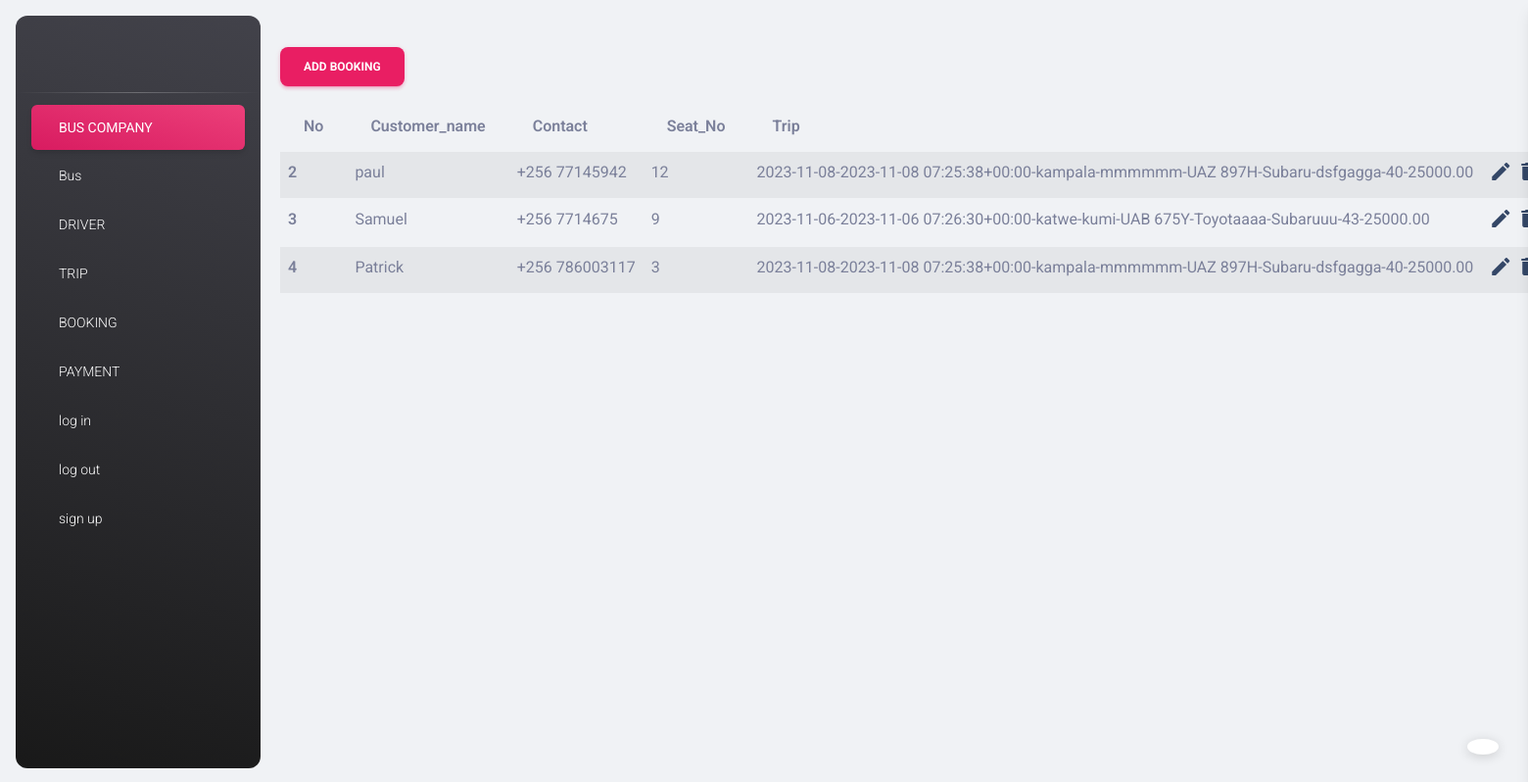
The app's page /add_booking (signed in) with its own data.
### my_app/models.py (models this page shows, shortened)
class Booking(models.Model):
    customer_name = models.CharField(max_length = 27)
    contact = models.CharField(max_length = 15)
    seat_no = models.IntegerField()
    trip = models.ForeignKey(Trip, on_delete = models.CASCADE)

class Trip(models.Model):
    trip_date = models.DateField(auto_now = False)
    departure_time = models.DateTimeField(auto_now=False)
    departure_place = models.CharField(max_length = 22)
    destination = models.CharField(max_length = 22)
    bus = models.ForeignKey(Bus, on_delete = models.CASCADE)
    amount = amount = models.DecimalField(default=True, max_digits=10, decimal_places=2)
    def __str__(self):
        return f"{self.trip_date}-{self.departure_time}-{self.departure_place}-{self.destination}-{self.bus}-{self.amount}"

class Bus(models.Model):
    plate_no = models.CharField(max_length = 40)
    model = models.CharField(max_length =30)
    brand = models.CharField(max_length = 30)
    capacity = models.IntegerField()
    def __str__(self):
        return f"{self.plate_no}-{self.model}-{self.brand}-{self.capacity}"

### my_app/views.py (the view)
# urls.py: path('add_booking', add_booking_view, name="add_booking_page"),
@login_required
def add_booking_view(request):
        message=''
        if request.method == "POST":
                booking_form = BookingForm(request.POST)
                if booking_form.is_valid():
                        booking_form.save()
                        messages.success(request, "Booking Added Successfully")
        booking_form = BookingForm()
        bookings = Booking.objects.all()
        context = {
                'form':booking_form,
                'msg':message,
                'bookings':bookings
        }
        return render(request, "add_booking.html", context)

### my_app/templates/add_booking.html (shortened to what this page needs)
{% extends './base.html' %}
{% load static %}
{% load crispy_forms_tags %}
{% block content %}
<link rel="stylesheet" href="https://cdnjs.cloudflare.com/ajax/libs/font-awesome/5.15.4/css/all.min.css" />
<div class="container">
    <form method="post" enctype="multipart/form-data">
        <button type="button" class="btn btn-primary" data-bs-toggle="modal" data-bs-target="#exampleModal">
            Add Booking
          </button>
    </form>
    <table class="table table-striped">
        <thead>
            <tr>
                <th scope="col">No</th>
                <th scope="col">Customer_name</th>
                <th scope="col">Contact</th>
                <th scope="col">Seat_No</th>
                <th scope="col">Trip</th>
                <th scope="col"></th>
            </tr>
        </thead>
        <tbody>
            {% for booking in bookings %}
                <tr>
                    <th scope="row">{{ booking.id }}</th>
                    <td>{{ booking.customer_name }}</td>
                    <td>{{ booking.contact }}</td>
                    <td>{{ booking.seat_no }}</td>
                    <td>{{ booking.trip }}</td>
                    <td>
                        <a href="{% url 'edit_booking_page' booking.id %}">
                            <i class="material-icons">edit</i>
                        </a>
                        <a href="{% url 'delete_booking_page' booking.id %}" onclick="return confirm('Are you sure you want to delete this deposit?')">
                            <i class="material-icons">delete</i>
                        </a>
                    </td>
                </tr>
            {% endfor %}
        </tbody>
    </table>
</div>
{% endblock content %}

### records on screen
Booking: id "2", customer_name "paul", contact "+256 77145942", seat_no "12", trip "2023-11-08-2023-11-08 07:25:38+00:00-kampala-mmmmmm-UAZ 897H-Subaru-dsfgagga-40-25000.00"
Booking: id "3", customer_name "Samuel", contact "+256 7714675", seat_no "9", trip "2023-11-06-2023-11-06 07:26:30+00:00-katwe-kumi-UAB 675Y-Toyotaaaa-Subaruuu-43-25000.00"
Booking: id "4", customer_name "Patrick", contact "+256 786003117", seat_no "3", trip "2023-11-08-2023-11-08 07:25:38+00:00-kampala-mmmmmm-UAZ 897H-Subaru-dsfgagga-40-25000.00"
